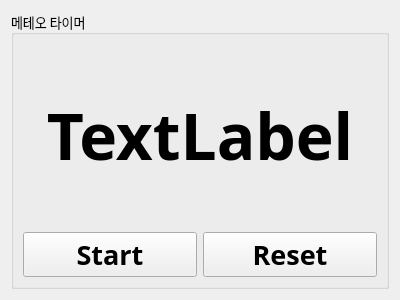
<?xml version="1.0" encoding="UTF-8"?>
<ui version="4.0">
 <class>MeteorTimer</class>
 <widget class="QWidget" name="MeteorTimer">
  <property name="geometry">
   <rect>
    <x>0</x>
    <y>0</y>
    <width>400</width>
    <height>300</height>
   </rect>
  </property>
  <property name="windowTitle">
   <string>Form</string>
  </property>
  <property name="autoFillBackground">
   <bool>true</bool>
  </property>
  <layout class="QVBoxLayout" name="verticalLayout_2">
   <item>
    <widget class="QGroupBox" name="groupBox">
     <property name="font">
      <font>
       <family>나눔스퀘어 네오 Regular</family>
       <pointsize>10</pointsize>
       <bold>false</bold>
      </font>
     </property>
     <property name="title">
      <string>메테오 타이머</string>
     </property>
     <layout class="QVBoxLayout" name="verticalLayout">
      <item>
       <widget class="QLabel" name="lbCount">
        <property name="font">
         <font>
          <family>나눔스퀘어 네오 ExtraBold</family>
          <pointsize>48</pointsize>
          <bold>true</bold>
         </font>
        </property>
        <property name="text">
         <string>TextLabel</string>
        </property>
        <property name="alignment">
         <set>Qt::AlignCenter</set>
        </property>
       </widget>
      </item>
      <item>
       <layout class="QHBoxLayout" name="horizontalLayout">
        <item>
         <widget class="QPushButton" name="pbStart">
          <property name="font">
           <font>
            <family>나눔스퀘어 네오 ExtraBold</family>
            <pointsize>20</pointsize>
            <bold>true</bold>
           </font>
          </property>
          <property name="text">
           <string>Start</string>
          </property>
         </widget>
        </item>
        <item>
         <widget class="QPushButton" name="pbReset">
          <property name="font">
           <font>
            <family>나눔스퀘어 네오 ExtraBold</family>
            <pointsize>20</pointsize>
            <bold>true</bold>
           </font>
          </property>
          <property name="text">
           <string>Reset</string>
          </property>
         </widget>
        </item>
       </layout>
      </item>
     </layout>
    </widget>
   </item>
  </layout>
 </widget>
 <resources/>
 <connections/>
</ui>
